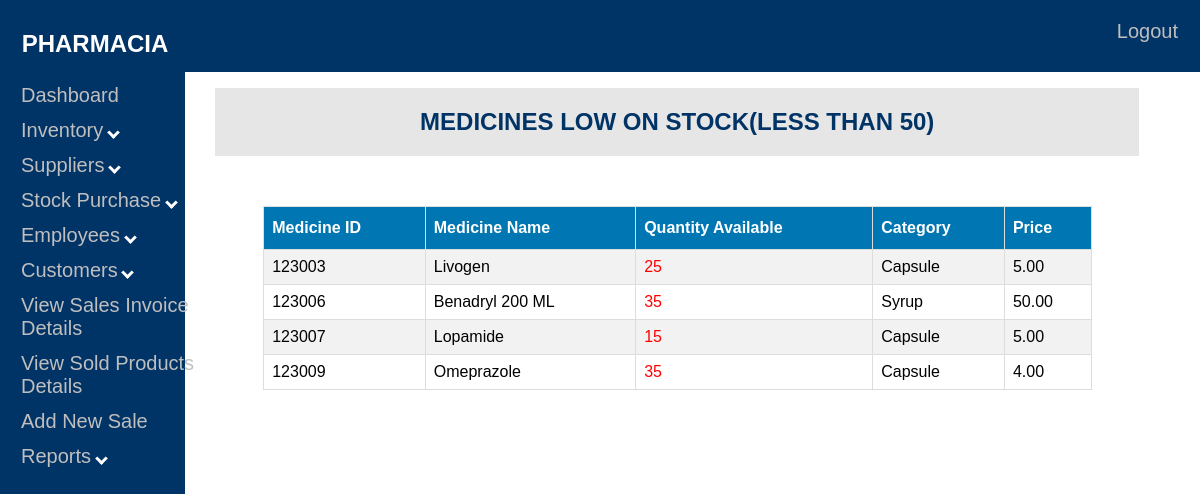
Page /PHARMACY/stockreport.php on the committed database.
### tables this page shows
CREATE TABLE `meds` (
  `MED_ID` decimal(6,0) NOT NULL,
  `MED_NAME` varchar(50) NOT NULL,
  `MED_QTY` int(11) NOT NULL,
  `CATEGORY` varchar(20) DEFAULT NULL,
  `MED_PRICE` decimal(6,2) NOT NULL,
  `LOCATION_RACK` varchar(30) DEFAULT NULL
);

### PHARMACY/stockreport.php (the view, shortened to what this page needs)
<!DOCTYPE html>
<html>
<head>
<link rel="stylesheet" type="text/css" href="nav2.css">
<link rel="stylesheet" type="text/css" href="table1.css">
</head>
<body>
		<div class="sidenav">
			<h2 style="font-family:Arial; color:white; text-align:center;"> PHARMACIA </h2>
			<a href="adminmainpage.php">Dashboard</a>
			<button class="dropdown-btn">Inventory
			<i class="down"></i>
			</button>
			<button class="dropdown-btn">Suppliers
			<i class="down"></i>
			</button>
			<button class="dropdown-btn">Stock Purchase
			<i class="down"></i>
			</button>
			<button class="dropdown-btn">Employees
			<i class="down"></i>
			</button>
			<button class="dropdown-btn">Customers
			<i class="down"></i>
			</button>
			<a href="sales-view.php">View Sales Invoice Details</a>
			<a href="salesitems-view.php">View Sold Products Details</a>
			<a href="pos1.php">Add New Sale</a>
			<button class="dropdown-btn">Reports
			<i class="down"></i>
			</button>
	</div>
	<div class="topnav">
		<a href="logout.php">Logout</a>
	</div>
	<center>
	<div class="head">
	<h2> MEDICINES LOW ON STOCK(LESS THAN 50)</h2>
	</div>
	</center>
	<table align="right" id="table1" style="margin-right:100px;">
		<tr>
			<th>Medicine ID</th>
			<th>Medicine Name</th>
			<th>Quantity Available</th>
			<th>Category</th>
			<th>Price</th>
		</tr>
	<?php
	include "config.php";
	$result=mysqli_query($conn,"CALL `STOCK`();");
	if ($result->num_rows > 0) {
	while($row = $result->fetch_assoc()) {
	echo "<tr>";
		echo "<td>" . $row["med_id"]. "</td>";
		echo "<td>" . $row["med_name"] . "</td>";
		echo "<td style='color:red;'>" . $row["med_qty"]. "</td>";
		echo "<td>" . $row["category"]. "</td>";
		echo "<td>" . $row["med_price"] . "</td>";
	echo "</tr>";
	}
	echo "</table>";
	}
	?>
</body>
</html>

### PHARMACY/nav2.css (style rules this page uses)
.sidenav { height: 100%; width: 15%; position: fixed; z-index: 1; top: 0; left: 0; background-color: #003366; padding-top: 10px; padding-left:5px; font-family:Arial; }
.sidenav a,.dropdown-btn { padding: 6px 8px 6px 16px; text-decoration: none; font-size: 20px; color: #bfbfbf; display: block; border: none; background: none; width: 100%; text-align: left; cursor: pointer; outline: none; }
i { border: solid white; border-width: 0 3px 3px 0; display: inline-block; padding: 3px; }
.down { transform: rotate(45deg); -webkit-transform: rotate(45deg); }
.topnav { overflow: hidden; background-color: #003366; margin:0px; vertical-align:top; width: 100%; height:9%; position: fixed; x-index: 1; top: 0; left: 0; }
.topnav a { float: right; text-align: center; padding: 20px 22px; text-decoration: none; font-size: 20px; font-family:Arial; color: #bfbfbf; display: block; border: none; background: none; cursor: pointer; outline: none; }
div.head { width:78%; font-family:Arial; background-color:#e6e6e6; color:#003366; float:right; margin-top:80px; margin-right:53px; margin-left:0px; top: 0; right: 0; overflow:hidden; }

### PHARMACY/table1.css (style rules this page uses)
#table1 { font-family: Arial; border-collapse: collapse; margin-top:50px; margin-right:25px; width: 70%; overflow:auto; }
#table1 td, #table1 th { border: 1px solid #ddd; padding: 8px; }
#table1 tr:nth-child(even) { background-color: #f2f2f2; }
#table1 th { padding-top: 12px; padding-bottom: 12px; text-align: left; background-color: #0077b3; color: white; }

### rows in the picture
meds: MED_ID "123003", MED_NAME "Livogen", MED_QTY "25", CATEGORY "Capsule", MED_PRICE "5.00"
meds: MED_ID "123006", MED_NAME "Benadryl 200 ML", MED_QTY "35", CATEGORY "Syrup", MED_PRICE "50.00"
meds: MED_ID "123007", MED_NAME "Lopamide", MED_QTY "15", CATEGORY "Capsule", MED_PRICE "5.00"
meds: MED_ID "123009", MED_NAME "Omeprazole", MED_QTY "35", CATEGORY "Capsule", MED_PRICE "4.00"
